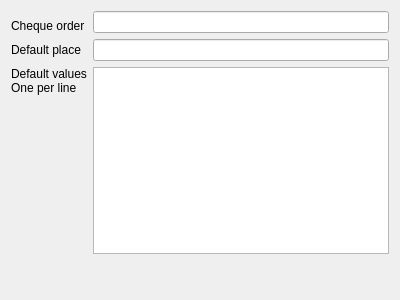
<?xml version="1.0" encoding="UTF-8"?>
<ui version="4.0">
 <class>Tools::Internal::ChequePrinterPreferencesWidget</class>
 <widget class="QWidget" name="Tools::Internal::ChequePrinterPreferencesWidget">
  <property name="geometry">
   <rect>
    <x>0</x>
    <y>0</y>
    <width>400</width>
    <height>300</height>
   </rect>
  </property>
  <property name="windowTitle">
   <string>Account Preferences</string>
  </property>
  <layout class="QGridLayout" name="gridLayout">
   <item row="0" column="1" rowspan="2">
    <widget class="QLineEdit" name="orderLineEdit"/>
   </item>
   <item row="2" column="0">
    <widget class="QLabel" name="label_3">
     <property name="text">
      <string>Default place</string>
     </property>
    </widget>
   </item>
   <item row="1" column="0">
    <widget class="QLabel" name="label_2">
     <property name="sizePolicy">
      <sizepolicy hsizetype="Preferred" vsizetype="Fixed">
       <horstretch>0</horstretch>
       <verstretch>0</verstretch>
      </sizepolicy>
     </property>
     <property name="text">
      <string>Cheque order</string>
     </property>
    </widget>
   </item>
   <item row="2" column="1">
    <widget class="QLineEdit" name="placeLineEdit"/>
   </item>
   <item row="4" column="1">
    <spacer name="verticalSpacer">
     <property name="orientation">
      <enum>Qt::Vertical</enum>
     </property>
     <property name="sizeHint" stdset="0">
      <size>
       <width>20</width>
       <height>40</height>
      </size>
     </property>
    </spacer>
   </item>
   <item row="3" column="0">
    <widget class="QLabel" name="label">
     <property name="text">
      <string>Default values
One per line</string>
     </property>
     <property name="alignment">
      <set>Qt::AlignLeading|Qt::AlignLeft|Qt::AlignTop</set>
     </property>
    </widget>
   </item>
   <item row="3" column="1">
    <widget class="QPlainTextEdit" name="defaultValuesTextEdit"/>
   </item>
  </layout>
 </widget>
 <resources/>
 <connections/>
</ui>
